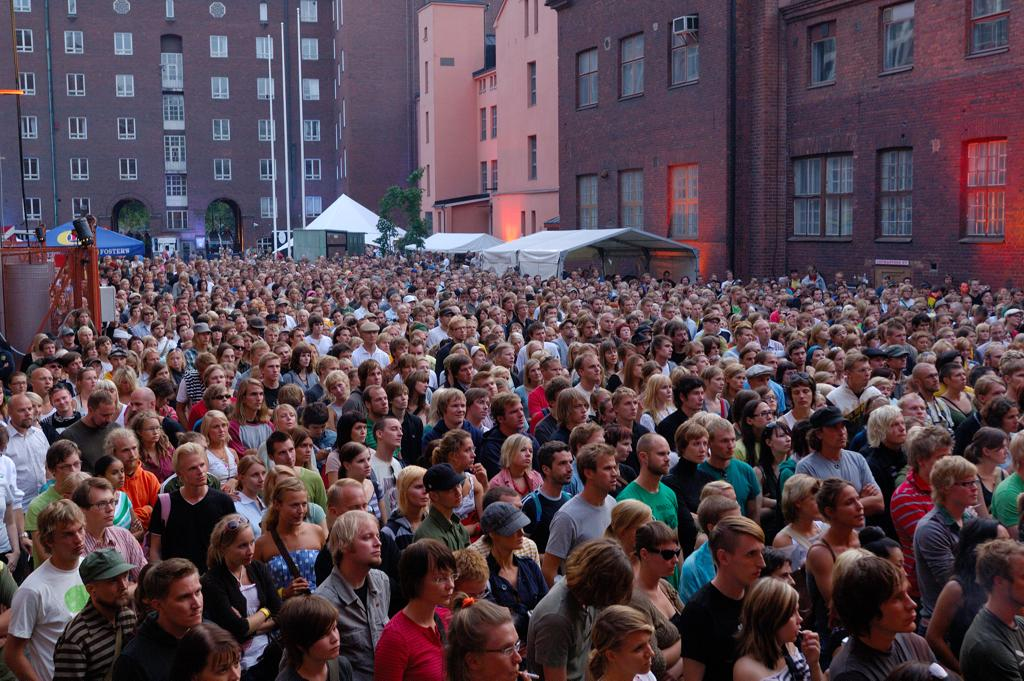
#> input picture ShanghaiTech/part_A/train_data/images/IMG_109.jpg, 1024 x 681 px, found by its file name
$ python preprocess_part_A.py
#> lines starting #> are read from the running program, lines starting #| are printed output that depends on the picture
"""
Preprocessing for ShanghaiTech Part A - Crowd Counting Dataset
Includes:
- Load images from train_data and test_data
- Generate density maps from ground truth annotations
- Apply ImageNet normalization
- Data augmentation for training set
- Save as pickle and NPZ for training
"""

import os
import cv2
import numpy as np
import pickle
from scipy import io as sio
from scipy.ndimage import gaussian_filter
from sklearn.model_selection import train_test_split
from pathlib import Path
import matplotlib.pyplot as plt
from tqdm import tqdm

# [71 lines left out: functions generate_density_map_gaussian, normalize_imagenet, augment_image_and_density, not called in this run]

def load_part_a_data():
    """Load ShanghaiTech Part A dataset"""
    root_dir = r"E:\DeepVision\ShanghaiTech\part_A"

    train_img_dir = os.path.join(root_dir, "train_data", "images")
    train_gt_dir = os.path.join(root_dir, "train_data", "ground-truth")
    test_img_dir = os.path.join(root_dir, "test_data", "images")
    test_gt_dir = os.path.join(root_dir, "test_data", "ground-truth")

    print("="*70)
    print("[PREPROCESSING] ShanghaiTech PART A")
    print("="*70)

    # Load training data
    print("\n[PHASE 1] LOADING TRAINING DATA")
    train_images = []
    train_density_maps = []
    train_counts = []

    train_files = sorted([f for f in os.listdir(train_img_dir) if f.endswith('.jpg')])

    for img_file in tqdm(train_files, desc="Processing training images"):
        img_path = os.path.join(train_img_dir, img_file)
        # Convert IMG_1.jpg to GT_IMG_1.mat
        img_num = img_file.replace('IMG_', '').replace('.jpg', '')
        gt_file = f'GT_IMG_{img_num}.mat'
        gt_path = os.path.join(train_gt_dir, gt_file)

        # Load image
        image = cv2.imread(img_path)
#> image is the input picture: shape (681, 1024, 3); mean B, G, R 77.7, 67.8, 85.7
        if image is None:
            print(f"  Failed to load {img_file}")
            continue

        image = cv2.cvtColor(image, cv2.COLOR_BGR2RGB)
        orig_h, orig_w = image.shape[:2]
#> orig_h = 681; orig_w = 1024

        # Resize to 256x256
        image_resized = cv2.resize(image, (256, 256))
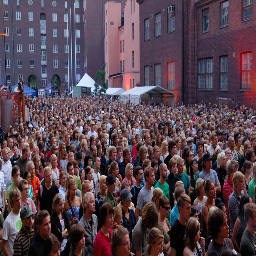
#> image_resized: shape (256, 256, 3); mean R, G, B 85.6, 67.7, 77.5

        # Load ground truth
#> (the run stopped early here; a loop or call above may not have finished)
